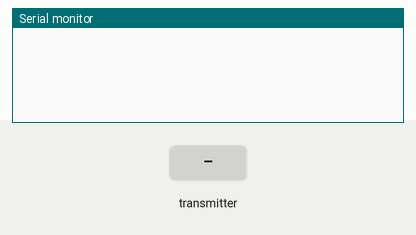
Recording of a program running on a simulated Arduino Pro Mini, built with avr-gcc and run on an emulated ATmega328P. On the bench: the last lines printed to the serial monitor. The test bench sets the inputs (shaded band). No radio packets arrive unless stated.

Above: at 1.2 s.
1.3 s: the transmitter starts sending incoming = 0
At 1.37 s:
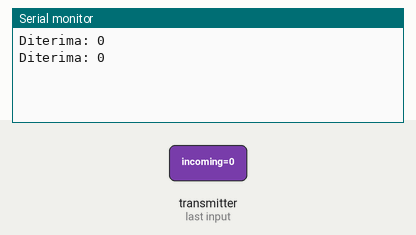
3.2 s: the transmitter starts sending incoming = 256
At 3.22 s:
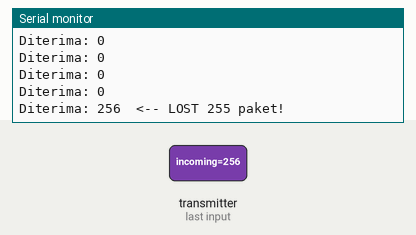

Measured:
- after the input at 1.3 s, the serial monitor: prints a new line at once (image 1)
- after the input at 3.2 s, the serial monitor: prints a new line at once (image 2)

The program:

main.cpp
```cpp
#include <Arduino.h>
#include <SPI.h>
#include <nRF24L01.h>
#include <RF24.h>

RF24 radio(9, 10);
const byte address[6] = "00001";

uint32_t lastCounter = 0;
uint32_t received = 0;
uint32_t expected = 0;

void setup() {
  Serial.begin(9600);
  radio.begin();
  radio.setAutoAck(false);          // matikan ack
  radio.setChannel(100);
  radio.setPALevel(RF24_PA_LOW);
  radio.setDataRate(RF24_250KBPS);
  radio.openReadingPipe(0, address);
  radio.startListening();
}

void loop() {
  if (radio.available()) {
    uint32_t incoming;
    radio.read(&incoming, sizeof(incoming));

    received++;
    expected = incoming - lastCounter - 1; // paket yang lompat/hilang

    Serial.print("Diterima: ");
    Serial.print(incoming);
    if (expected > 0 && incoming > lastCounter) {
      Serial.print("  <-- LOST ");
      Serial.print(expected);
      Serial.print(" paket!");
    }
    Serial.println();

    lastCounter = incoming;
  }
}
```
